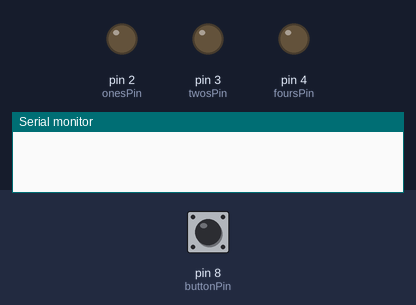
A sketch run on a simulated Arduino Uno, built with avr-gcc and run on an emulated ATmega328P. Parts: output pins drawn as LEDs (lit = HIGH), the last lines printed to the serial monitor. The inputs (shaded band) are chosen by the test bench; at power-on: pin 8 (buttonPin) LOW. Random numbers use the default seed unless the sketch sets one.

Above: at 1.2 s.
1.3 s: pin 8 (buttonPin) pulled HIGH for 3.2 s
At 4.0 s:
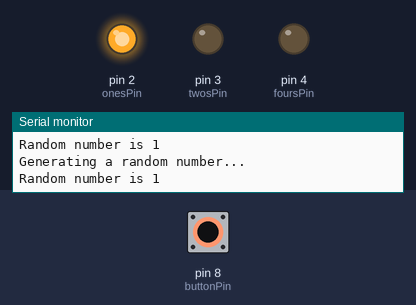
6.0 s: pin 8 (buttonPin) pulled HIGH for 0.15 s
At 7.2 s:
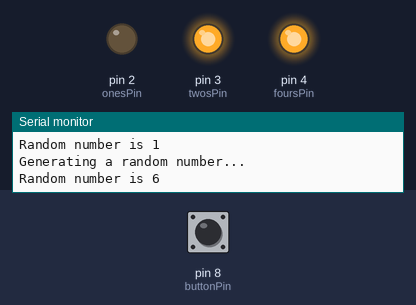
7.6 s: pin 8 (buttonPin) pulled HIGH for 3.2 s
At 10.9 s:
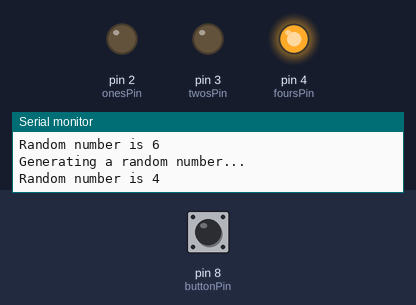
12.3 s: pin 8 (buttonPin) pulled HIGH for 1 s
At 13.6 s:
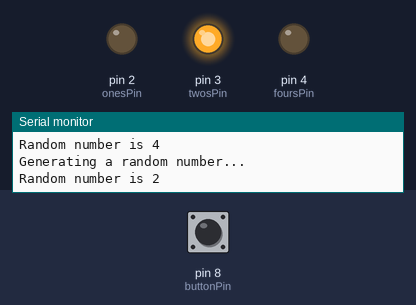
Timing chart, 0 to 15.3 s (numbered marks = the images above; inputs shaded):
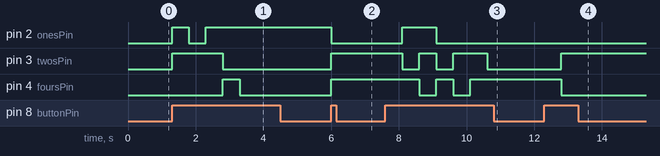

The sketch:

Arduino_BinaryDice.ino
```cpp
/*
  Author: Michael Gates
  Date: 18 November 2016
  Description: Generates a random number 1-6 and displays it in binary via LEDs
*/
int onesPin = 2;
int twosPin = 3;
int foursPin = 4;
int buttonPin = 8;

void setup()
{
  Serial.begin(9600);

  pinMode(onesPin, OUTPUT);
  pinMode(twosPin, OUTPUT);
  pinMode(foursPin, OUTPUT);
  pinMode(buttonPin, INPUT);

  // set a new seed for the randomizer
  randomSeed(analogRead(0));
}

void loop()
{
  // button state
  int buttonState = digitalRead(buttonPin);

  // if button is state
  if(buttonState == 1)
  {
    Serial.println("Generating a random number...");

    // generate random between 1 and 6
    int ran = random(1,7);

    // useful for debugging
    Serial.print("Random number is " );
    Serial.println(ran);

    // set LED states
    digitalWrite(onesPin, ran & B001);
    digitalWrite(twosPin, ran & B010);
    digitalWrite(foursPin, ran & B100);

    // delay so it doesn't run a million times
    delay(500);
  }
}
```

Measured:
- after the input at 1.3 s, pin 2 (onesPin): LOW → HIGH at once, → LOW 0.50 s later, → HIGH 0.50 s later; pin 3 (twosPin): LOW → HIGH at once, → LOW 1.5 s later; pin 4 (foursPin): LOW → HIGH after 1.5 s, → LOW 0.50 s later
- after the input at 6.0 s, pin 2 (onesPin): HIGH → LOW at once; pin 3 (twosPin), pin 4 (foursPin): LOW → HIGH at once
- after the input at 7.6 s, pin 2 (onesPin): LOW → HIGH after 0.50 s, → LOW 1.0 s later; pin 3 (twosPin): goes LOW 0.50 s, HIGH 0.50 s, LOW 0.50 s, HIGH 1.0 s, then LOW, starting after 0.50 s; pin 4 (foursPin): alternates HIGH for 0.50 s and LOW for 0.50 s, 4 changes in all, then stays HIGH, starting after 1.0 s
- after the input at 12.3 s, pin 3 (twosPin): LOW → HIGH after 0.50 s; pin 4 (foursPin): HIGH → LOW after 0.50 s
